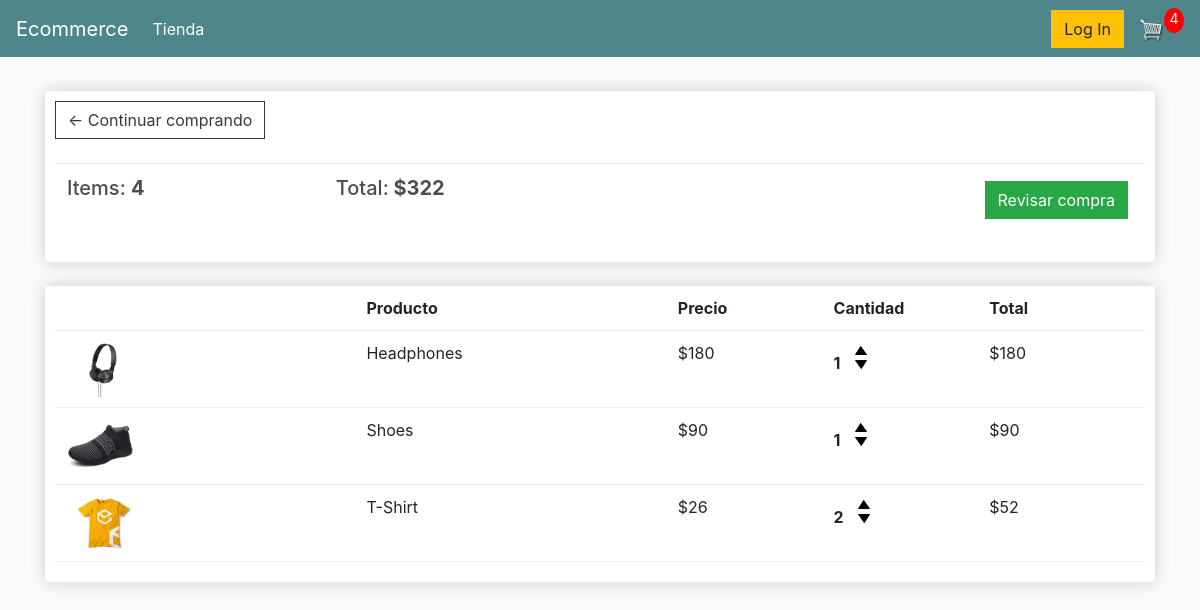
The app's page /cart/ (signed in) with its own data.
### store/models.py (models this page shows, shortened)
class Order(models.Model):
	customer = models.ForeignKey(Customer, on_delete=models.SET_NULL, null=True, blank=True)
	date_ordered = models.DateTimeField(auto_now_add=True)
	complete = models.BooleanField(default=False)
	transaction_id = models.CharField(max_length=100, null=True)
	@property
	def get_cart_total(self):
		orderitems = self.orderitem_set.all()
		total = sum([item.get_total for item in orderitems])
		return total
	@property
	def get_cart_items(self):
		orderitems = self.orderitem_set.all()
		total = sum([item.quantity for item in orderitems])
		return total

class OrderItem(models.Model):
	product = models.ForeignKey(Product, on_delete=models.SET_NULL, null=True)
	order = models.ForeignKey(Order, on_delete=models.SET_NULL, null=True)
	quantity = models.IntegerField(default=0, null=True, blank=True)
	date_added = models.DateTimeField(auto_now_add=True)
	@property
	def get_total(self):
		total = self.product.price * self.quantity
		return total

class Product(models.Model):
	name = models.CharField(max_length=200)
	price = models.FloatField()
	digital = models.BooleanField(default=False,null=True, blank=True)
	image = models.ImageField(null=True, blank=True)
	@property
	def imageURL(self):
		try:
			url = self.image.url
		except:
			url = ''
		return url

### store/views.py (the view)
# urls.py: path('cart/', views.cart, name="cart"),
def cart(request):
	data = cartData(request)
	cartItems = data['cartItems']
	order = data['order']
	items = data['items']
	context = {'items':items, 'order':order, 'cartItems':cartItems}
	return render(request, 'store/cart.html', context)

### store/utils.py (called while the page is built)
def cartData(request):
	if request.user.is_authenticated:
		customer = request.user.customer
		order, created = Order.objects.get_or_create(customer=customer, complete=False)
		items = order.orderitem_set.all()
		cartItems = order.get_cart_items
	else:
		cookieData = cookieCart(request)
		cartItems = cookieData['cartItems']
		order = cookieData['order']
		items = cookieData['items']
	return {'cartItems':cartItems ,'order':order, 'items':items}

### store/templates/store/cart.html
{% extends 'store/main.html' %}
{% load static %}
{% block content %}
	<div class="row">
		<div class="col-lg-12">
			<div class="box-element">
				<a  class="btn btn-outline-dark" href="{% url 'store' %}">&#x2190; Continuar comprando</a>
				<br>
				<br>
				<table class="table">
					<tr>
						<th><h5>Items: <strong>{{order.get_cart_items}}</strong></h5></th>
						<th><h5>Total:<strong> ${{order.get_cart_total|floatformat:0}}</strong></h5></th>
						<th>
							<a  style="float:right; margin:5px;" class="btn btn-success" href="{% url 'checkout' %}">Revisar compra</a>
						</th>
					</tr>
				</table>
			</div>
			<br>
			<div class="box-element">
				<div class="cart-row">
					<div style="flex:2"></div>
					<div style="flex:2"><strong>Producto</strong></div>
					<div style="flex:1"><strong>Precio</strong></div>
					<div style="flex:1"><strong>Cantidad</strong></div>
					<div style="flex:1"><strong>Total</strong></div>
				</div>
				{% for item in items %}
				<div class="cart-row">
					<div style="flex:2"><img class="row-image" src="{{item.product.imageURL}}"></div>
					<div style="flex:2"><p>{{item.product.name}}</p></div>
					<div style="flex:1"><p>${{item.product.price|floatformat:0}}</p></div>
					<div style="flex:1">
						<p class="quantity">{{item.quantity}}</p>
						<div class="quantity">
							<img data-product="{{item.product.id}}" data-action="add" class="chg-quantity update-cart" src="{% static  'images/arrow-up.png' %}">
							<img data-product="{{item.product.id}}" data-action="remove" class="chg-quantity update-cart" src="{% static  'images/arrow-down.png' %}">
						</div>
					</div>
					<div style="flex:1"><p>${{item.get_total|floatformat:0}}</p></div>
				</div>
				{% endfor %}
			</div>
		</div>
	</div>
{% endblock content %}

### static/css/main.css (style rules this page uses)
body { background-color: hsl(0, 0%, 98%); }
h1,h2,h3,h4,h5,h6 { color:hsl(0, 0%, 30%); }
.box-element { box-shadow:hsl(0, 0%, 80%) 0 0 16px; background-color: #fff; border-radius: 4px; padding: 10px; }
.col-lg-4, .col-lg-6, .col-lg-8, .col-lg-12 { margin-top: 10px; }
.btn { border-radius: 0; }
.row-image { width: 100px; }
.cart-row { display: flex; align-items: flex-stretch; padding-bottom: 10px; margin-bottom: 10px; border-bottom: 1px solid #ececec; }
.quantity { display: inline-block; font-weight: 700; padding-right:10px; }
.chg-quantity { width: 12px; cursor: pointer; display: block; margin-top: 5px; transition:.1s; }

### records on screen
Order: get_cart_items "4", get_cart_total "322"
OrderItem: product.imageURL (picture), product.name "Headphones", product.price "180", quantity "1", get_total "180"
OrderItem: product.imageURL (picture), product.name "Shoes", product.price "90", quantity "1", get_total "90"
OrderItem: product.imageURL (picture), product.name "T-Shirt", product.price "26", quantity "2", get_total "52"

### other values on screen
{{ cartItems }} "4"
